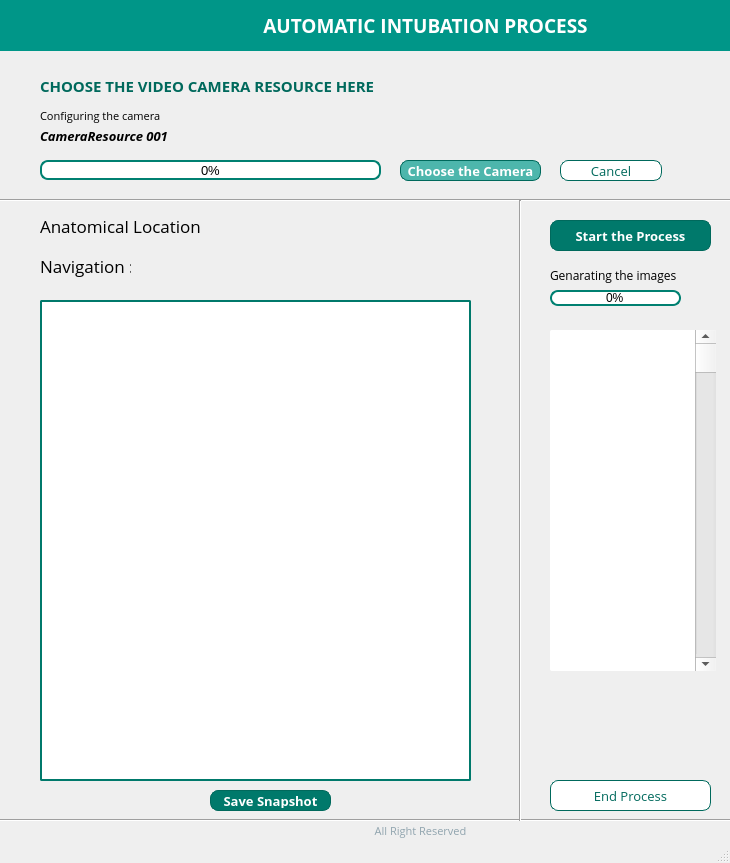
<?xml version="1.0" encoding="UTF-8"?>
<ui version="4.0">
 <class>autoWindow</class>
 <widget class="QMainWindow" name="autoWindow">
  <property name="geometry">
   <rect>
    <x>0</x>
    <y>0</y>
    <width>730</width>
    <height>863</height>
   </rect>
  </property>
  <property name="windowTitle">
   <string>Automatic Intubation</string>
  </property>
  <widget class="QWidget" name="centralwidget">
   <widget class="QLabel" name="label_4">
    <property name="geometry">
     <rect>
      <x>40</x>
      <y>120</y>
      <width>171</width>
      <height>31</height>
     </rect>
    </property>
    <property name="font">
     <font>
      <family>Open Sans</family>
      <pointsize>10</pointsize>
      <weight>75</weight>
      <italic>true</italic>
      <bold>true</bold>
     </font>
    </property>
    <property name="text">
     <string>CameraResource 001</string>
    </property>
   </widget>
   <widget class="QGraphicsView" name="viewTubeLocation">
    <property name="geometry">
     <rect>
      <x>40</x>
      <y>300</y>
      <width>431</width>
      <height>481</height>
     </rect>
    </property>
    <property name="styleSheet">
     <string notr="true">QGraphicsView
{
    color: #fff;
    background-color: #fff;
    border-width:2px;
    border-color: #00796B;
    border-style: solid;
    border-radius: 2px;
}
</string>
    </property>
   </widget>
   <widget class="QPushButton" name="btnCancel">
    <property name="geometry">
     <rect>
      <x>560</x>
      <y>160</y>
      <width>102</width>
      <height>21</height>
     </rect>
    </property>
    <property name="palette">
     <palette>
      <active>
       <colorrole role="WindowText">
        <brush brushstyle="SolidPattern">
         <color alpha="255">
          <red>0</red>
          <green>105</green>
          <blue>92</blue>
         </color>
        </brush>
       </colorrole>
       <colorrole role="Button">
        <brush brushstyle="SolidPattern">
         <color alpha="255">
          <red>255</red>
          <green>255</green>
          <blue>255</blue>
         </color>
        </brush>
       </colorrole>
       <colorrole role="Text">
        <brush brushstyle="SolidPattern">
         <color alpha="255">
          <red>0</red>
          <green>105</green>
          <blue>92</blue>
         </color>
        </brush>
       </colorrole>
       <colorrole role="ButtonText">
        <brush brushstyle="SolidPattern">
         <color alpha="255">
          <red>0</red>
          <green>105</green>
          <blue>92</blue>
         </color>
        </brush>
       </colorrole>
       <colorrole role="Base">
        <brush brushstyle="SolidPattern">
         <color alpha="255">
          <red>255</red>
          <green>255</green>
          <blue>255</blue>
         </color>
        </brush>
       </colorrole>
       <colorrole role="Window">
        <brush brushstyle="SolidPattern">
         <color alpha="255">
          <red>255</red>
          <green>255</green>
          <blue>255</blue>
         </color>
        </brush>
       </colorrole>
      </active>
      <inactive>
       <colorrole role="WindowText">
        <brush brushstyle="SolidPattern">
         <color alpha="255">
          <red>0</red>
          <green>105</green>
          <blue>92</blue>
         </color>
        </brush>
       </colorrole>
       <colorrole role="Button">
        <brush brushstyle="SolidPattern">
         <color alpha="255">
          <red>255</red>
          <green>255</green>
          <blue>255</blue>
         </color>
        </brush>
       </colorrole>
       <colorrole role="Text">
        <brush brushstyle="SolidPattern">
         <color alpha="255">
          <red>0</red>
          <green>105</green>
          <blue>92</blue>
         </color>
        </brush>
       </colorrole>
       <colorrole role="ButtonText">
        <brush brushstyle="SolidPattern">
         <color alpha="255">
          <red>0</red>
          <green>105</green>
          <blue>92</blue>
         </color>
        </brush>
       </colorrole>
       <colorrole role="Base">
        <brush brushstyle="SolidPattern">
         <color alpha="255">
          <red>255</red>
          <green>255</green>
          <blue>255</blue>
         </color>
        </brush>
       </colorrole>
       <colorrole role="Window">
        <brush brushstyle="SolidPattern">
         <color alpha="255">
          <red>255</red>
          <green>255</green>
          <blue>255</blue>
         </color>
        </brush>
       </colorrole>
      </inactive>
      <disabled>
       <colorrole role="WindowText">
        <brush brushstyle="SolidPattern">
         <color alpha="255">
          <red>120</red>
          <green>120</green>
          <blue>120</blue>
         </color>
        </brush>
       </colorrole>
       <colorrole role="Button">
        <brush brushstyle="SolidPattern">
         <color alpha="255">
          <red>255</red>
          <green>255</green>
          <blue>255</blue>
         </color>
        </brush>
       </colorrole>
       <colorrole role="Text">
        <brush brushstyle="SolidPattern">
         <color alpha="255">
          <red>120</red>
          <green>120</green>
          <blue>120</blue>
         </color>
        </brush>
       </colorrole>
       <colorrole role="ButtonText">
        <brush brushstyle="SolidPattern">
         <color alpha="255">
          <red>120</red>
          <green>120</green>
          <blue>120</blue>
         </color>
        </brush>
       </colorrole>
       <colorrole role="Base">
        <brush brushstyle="SolidPattern">
         <color alpha="255">
          <red>255</red>
          <green>255</green>
          <blue>255</blue>
         </color>
        </brush>
       </colorrole>
       <colorrole role="Window">
        <brush brushstyle="SolidPattern">
         <color alpha="255">
          <red>255</red>
          <green>255</green>
          <blue>255</blue>
         </color>
        </brush>
       </colorrole>
      </disabled>
     </palette>
    </property>
    <property name="font">
     <font>
      <family>Open Sans</family>
      <pointsize>10</pointsize>
     </font>
    </property>
    <property name="styleSheet">
     <string notr="true">QPushButton
{
    background-color: #ffffff;
    border-width:1px;
    border-color: #00695C;
    border-style: solid;
    border-radius: 8px;
    padding: 2px;
    padding-left: 5px;
    padding-right: 5px;
}</string>
    </property>
    <property name="text">
     <string>Cancel</string>
    </property>
   </widget>
   <widget class="QLabel" name="label_7">
    <property name="geometry">
     <rect>
      <x>550</x>
      <y>260</y>
      <width>141</width>
      <height>31</height>
     </rect>
    </property>
    <property name="font">
     <font>
      <family>Open Sans</family>
      <pointsize>9</pointsize>
      <weight>50</weight>
      <bold>false</bold>
     </font>
    </property>
    <property name="text">
     <string>Genarating the images</string>
    </property>
   </widget>
   <widget class="Line" name="line_3">
    <property name="geometry">
     <rect>
      <x>0</x>
      <y>800</y>
      <width>841</width>
      <height>41</height>
     </rect>
    </property>
    <property name="orientation">
     <enum>Qt::Horizontal</enum>
    </property>
   </widget>
   <widget class="Line" name="line_2">
    <property name="geometry">
     <rect>
      <x>0</x>
      <y>190</y>
      <width>771</width>
      <height>21</height>
     </rect>
    </property>
    <property name="orientation">
     <enum>Qt::Horizontal</enum>
    </property>
   </widget>
   <widget class="QLabel" name="label_8">
    <property name="geometry">
     <rect>
      <x>0</x>
      <y>820</y>
      <width>841</width>
      <height>21</height>
     </rect>
    </property>
    <property name="font">
     <font>
      <family>Open Sans</family>
      <pointsize>8</pointsize>
      <weight>50</weight>
      <bold>false</bold>
     </font>
    </property>
    <property name="styleSheet">
     <string notr="true"> QLabel {
 
   color:#90A4AE;
 }</string>
    </property>
    <property name="text">
     <string>All Right Reserved</string>
    </property>
    <property name="alignment">
     <set>Qt::AlignCenter</set>
    </property>
    <property name="margin">
     <number>0</number>
    </property>
   </widget>
   <widget class="QLabel" name="label_3">
    <property name="geometry">
     <rect>
      <x>0</x>
      <y>0</y>
      <width>851</width>
      <height>51</height>
     </rect>
    </property>
    <property name="font">
     <font>
      <family>Open Sans</family>
      <pointsize>14</pointsize>
      <weight>75</weight>
      <bold>true</bold>
     </font>
    </property>
    <property name="styleSheet">
     <string notr="true"> QLabel {
   background: #009688;
   color:#fff;
 }</string>
    </property>
    <property name="text">
     <string>AUTOMATIC INTUBATION PROCESS</string>
    </property>
    <property name="alignment">
     <set>Qt::AlignCenter</set>
    </property>
    <property name="margin">
     <number>0</number>
    </property>
   </widget>
   <widget class="QPushButton" name="btnStartProcess">
    <property name="enabled">
     <bool>true</bool>
    </property>
    <property name="geometry">
     <rect>
      <x>550</x>
      <y>220</y>
      <width>161</width>
      <height>31</height>
     </rect>
    </property>
    <property name="font">
     <font>
      <family>Open Sans</family>
      <pointsize>10</pointsize>
      <weight>75</weight>
      <bold>true</bold>
     </font>
    </property>
    <property name="styleSheet">
     <string notr="true">QPushButton
{
    color: #fff;
    background-color: #00796B;
    border-width:1px;
    border-color: #00695C;
    border-style: solid;
    border-radius: 8px;
    padding: 2px;
    padding-left: 5px;
    padding-right: 5px;
}



QPushButton:hover
{
    background-color: QLinearGradient( x1: 0, y1: 0, x2: 0, y2: 1, stop: 0 #018175, stop: 0.1 #018175, stop: 0.5 #018175, stop: 0.9 #018175, stop: 1 #018175);
}

QPushButton:pressed
{
   background-color: QLinearGradient( x1: 0, y1: 0, x2: 0, y2: 1, stop: 0 #02695F, stop: 0.1 #02695F, stop: 0.5 #02695F, stop: 0.9 #02695F, stop: 1 #02695F);
}</string>
    </property>
    <property name="text">
     <string>Start the Process</string>
    </property>
   </widget>
   <widget class="QProgressBar" name="progressBarAuto">
    <property name="geometry">
     <rect>
      <x>40</x>
      <y>160</y>
      <width>341</width>
      <height>20</height>
     </rect>
    </property>
    <property name="font">
     <font>
      <pointsize>10</pointsize>
     </font>
    </property>
    <property name="styleSheet">
     <string notr="true">QProgressBar
{
    background-color: #ffffff;
    border-width:2px;
    border-color: #008071;
    border-style: solid;
    border-radius: 8px;
	text-align: center;
}

QProgressBar::chunk {
     background-color: #4DB6AC;
     width: 24%;
 }</string>
    </property>
    <property name="value">
     <number>0</number>
    </property>
   </widget>
   <widget class="QPushButton" name="btnEndProcess">
    <property name="geometry">
     <rect>
      <x>550</x>
      <y>780</y>
      <width>161</width>
      <height>31</height>
     </rect>
    </property>
    <property name="palette">
     <palette>
      <active>
       <colorrole role="WindowText">
        <brush brushstyle="SolidPattern">
         <color alpha="255">
          <red>0</red>
          <green>105</green>
          <blue>92</blue>
         </color>
        </brush>
       </colorrole>
       <colorrole role="Button">
        <brush brushstyle="SolidPattern">
         <color alpha="255">
          <red>255</red>
          <green>255</green>
          <blue>255</blue>
         </color>
        </brush>
       </colorrole>
       <colorrole role="Text">
        <brush brushstyle="SolidPattern">
         <color alpha="255">
          <red>0</red>
          <green>105</green>
          <blue>92</blue>
         </color>
        </brush>
       </colorrole>
       <colorrole role="ButtonText">
        <brush brushstyle="SolidPattern">
         <color alpha="255">
          <red>0</red>
          <green>105</green>
          <blue>92</blue>
         </color>
        </brush>
       </colorrole>
       <colorrole role="Base">
        <brush brushstyle="SolidPattern">
         <color alpha="255">
          <red>255</red>
          <green>255</green>
          <blue>255</blue>
         </color>
        </brush>
       </colorrole>
       <colorrole role="Window">
        <brush brushstyle="SolidPattern">
         <color alpha="255">
          <red>255</red>
          <green>255</green>
          <blue>255</blue>
         </color>
        </brush>
       </colorrole>
      </active>
      <inactive>
       <colorrole role="WindowText">
        <brush brushstyle="SolidPattern">
         <color alpha="255">
          <red>0</red>
          <green>105</green>
          <blue>92</blue>
         </color>
        </brush>
       </colorrole>
       <colorrole role="Button">
        <brush brushstyle="SolidPattern">
         <color alpha="255">
          <red>255</red>
          <green>255</green>
          <blue>255</blue>
         </color>
        </brush>
       </colorrole>
       <colorrole role="Text">
        <brush brushstyle="SolidPattern">
         <color alpha="255">
          <red>0</red>
          <green>105</green>
          <blue>92</blue>
         </color>
        </brush>
       </colorrole>
       <colorrole role="ButtonText">
        <brush brushstyle="SolidPattern">
         <color alpha="255">
          <red>0</red>
          <green>105</green>
          <blue>92</blue>
         </color>
        </brush>
       </colorrole>
       <colorrole role="Base">
        <brush brushstyle="SolidPattern">
         <color alpha="255">
          <red>255</red>
          <green>255</green>
          <blue>255</blue>
         </color>
        </brush>
       </colorrole>
       <colorrole role="Window">
        <brush brushstyle="SolidPattern">
         <color alpha="255">
          <red>255</red>
          <green>255</green>
          <blue>255</blue>
         </color>
        </brush>
       </colorrole>
      </inactive>
      <disabled>
       <colorrole role="WindowText">
        <brush brushstyle="SolidPattern">
         <color alpha="255">
          <red>120</red>
          <green>120</green>
          <blue>120</blue>
         </color>
        </brush>
       </colorrole>
       <colorrole role="Button">
        <brush brushstyle="SolidPattern">
         <color alpha="255">
          <red>255</red>
          <green>255</green>
          <blue>255</blue>
         </color>
        </brush>
       </colorrole>
       <colorrole role="Text">
        <brush brushstyle="SolidPattern">
         <color alpha="255">
          <red>120</red>
          <green>120</green>
          <blue>120</blue>
         </color>
        </brush>
       </colorrole>
       <colorrole role="ButtonText">
        <brush brushstyle="SolidPattern">
         <color alpha="255">
          <red>120</red>
          <green>120</green>
          <blue>120</blue>
         </color>
        </brush>
       </colorrole>
       <colorrole role="Base">
        <brush brushstyle="SolidPattern">
         <color alpha="255">
          <red>255</red>
          <green>255</green>
          <blue>255</blue>
         </color>
        </brush>
       </colorrole>
       <colorrole role="Window">
        <brush brushstyle="SolidPattern">
         <color alpha="255">
          <red>255</red>
          <green>255</green>
          <blue>255</blue>
         </color>
        </brush>
       </colorrole>
      </disabled>
     </palette>
    </property>
    <property name="font">
     <font>
      <family>Open Sans</family>
      <pointsize>10</pointsize>
     </font>
    </property>
    <property name="styleSheet">
     <string notr="true">QPushButton
{
    background-color: #ffffff;
    border-width:1px;
    border-color: #00695C;
    border-style: solid;
    border-radius: 8px;
    padding: 2px;
    padding-left: 5px;
    padding-right: 5px;
}</string>
    </property>
    <property name="text">
     <string>End Process</string>
    </property>
   </widget>
   <widget class="Line" name="line_4">
    <property name="geometry">
     <rect>
      <x>510</x>
      <y>200</y>
      <width>20</width>
      <height>621</height>
     </rect>
    </property>
    <property name="orientation">
     <enum>Qt::Vertical</enum>
    </property>
   </widget>
   <widget class="QPushButton" name="btnChooseCamera">
    <property name="enabled">
     <bool>true</bool>
    </property>
    <property name="geometry">
     <rect>
      <x>400</x>
      <y>160</y>
      <width>141</width>
      <height>21</height>
     </rect>
    </property>
    <property name="font">
     <font>
      <family>Open Sans</family>
      <pointsize>10</pointsize>
      <weight>75</weight>
      <bold>true</bold>
     </font>
    </property>
    <property name="styleSheet">
     <string notr="true">QPushButton
{
    color: #fff;
    background-color: #4DB6AC;
    border-width:1px;
    border-color: #00695C;
    border-style: solid;
    border-radius: 8px;
    padding: 2px;
    padding-left: 5px;
    padding-right: 5px;
}



QPushButton:hover
{
    background-color: QLinearGradient( x1: 0, y1: 0, x2: 0, y2: 1, stop: 0 #018175, stop: 0.1 #018175, stop: 0.5 #018175, stop: 0.9 #018175, stop: 1 #018175);
}

QPushButton:pressed
{
   background-color: QLinearGradient( x1: 0, y1: 0, x2: 0, y2: 1, stop: 0 #02695F, stop: 0.1 #02695F, stop: 0.5 #02695F, stop: 0.9 #02695F, stop: 1 #02695F);
}</string>
    </property>
    <property name="text">
     <string>Choose the Camera</string>
    </property>
   </widget>
   <widget class="QProgressBar" name="progressBarSnaps">
    <property name="geometry">
     <rect>
      <x>550</x>
      <y>290</y>
      <width>131</width>
      <height>16</height>
     </rect>
    </property>
    <property name="font">
     <font>
      <pointsize>9</pointsize>
     </font>
    </property>
    <property name="styleSheet">
     <string notr="true">QProgressBar
{
    background-color: #ffffff;
    border-width:2px;
    border-color: #008071;
    border-style: solid;
    border-radius: 8px;
	text-align: center;
}

QProgressBar::chunk {
     background-color: #4DB6AC;
     width: 24%;
 }</string>
    </property>
    <property name="value">
     <number>0</number>
    </property>
   </widget>
   <widget class="QGraphicsView" name="graphicsViewSavedSnaps">
    <property name="geometry">
     <rect>
      <x>550</x>
      <y>330</y>
      <width>161</width>
      <height>341</height>
     </rect>
    </property>
    <property name="styleSheet">
     <string notr="true">QGraphicsView
{
    color: #fff;
    background-color: #fff;
    border-width:0px;
    border-color: #00796B;
    border-style: solid;
    border-radius: 2px;
}
</string>
    </property>
   </widget>
   <widget class="QLabel" name="label_2">
    <property name="geometry">
     <rect>
      <x>40</x>
      <y>70</y>
      <width>421</width>
      <height>31</height>
     </rect>
    </property>
    <property name="font">
     <font>
      <family>Open Sans</family>
      <pointsize>11</pointsize>
      <weight>75</weight>
      <italic>false</italic>
      <bold>true</bold>
     </font>
    </property>
    <property name="styleSheet">
     <string notr="true"> QLabel {
   color:#00695C;
 }
</string>
    </property>
    <property name="text">
     <string>CHOOSE THE VIDEO CAMERA RESOURCE HERE</string>
    </property>
   </widget>
   <widget class="QLabel" name="label">
    <property name="geometry">
     <rect>
      <x>40</x>
      <y>100</y>
      <width>141</width>
      <height>31</height>
     </rect>
    </property>
    <property name="font">
     <font>
      <family>Open Sans</family>
      <pointsize>8</pointsize>
      <weight>50</weight>
      <bold>false</bold>
     </font>
    </property>
    <property name="text">
     <string>Configuring the camera</string>
    </property>
   </widget>
   <widget class="QPushButton" name="btnSaveSnaps">
    <property name="enabled">
     <bool>true</bool>
    </property>
    <property name="geometry">
     <rect>
      <x>210</x>
      <y>790</y>
      <width>121</width>
      <height>21</height>
     </rect>
    </property>
    <property name="font">
     <font>
      <family>Open Sans</family>
      <pointsize>10</pointsize>
      <weight>75</weight>
      <bold>true</bold>
     </font>
    </property>
    <property name="styleSheet">
     <string notr="true">QPushButton
{
    color: #fff;
    background-color: #00796B;
    border-width:1px;
    border-color: #00695C;
    border-style: solid;
    border-radius: 8px;
    padding: 2px;
    padding-left: 5px;
    padding-right: 5px;
}



QPushButton:hover
{
    background-color: QLinearGradient( x1: 0, y1: 0, x2: 0, y2: 1, stop: 0 #018175, stop: 0.1 #018175, stop: 0.5 #018175, stop: 0.9 #018175, stop: 1 #018175);
}

QPushButton:pressed
{
   background-color: QLinearGradient( x1: 0, y1: 0, x2: 0, y2: 1, stop: 0 #02695F, stop: 0.1 #02695F, stop: 0.5 #02695F, stop: 0.9 #02695F, stop: 1 #02695F);
}</string>
    </property>
    <property name="text">
     <string>Save Snapshot</string>
    </property>
   </widget>
   <widget class="QLabel" name="lblLoadImage">
    <property name="geometry">
     <rect>
      <x>40</x>
      <y>300</y>
      <width>431</width>
      <height>481</height>
     </rect>
    </property>
    <property name="frameShape">
     <enum>QFrame::NoFrame</enum>
    </property>
    <property name="text">
     <string/>
    </property>
   </widget>
   <widget class="QLabel" name="lblLandmark">
    <property name="geometry">
     <rect>
      <x>40</x>
      <y>210</y>
      <width>161</width>
      <height>31</height>
     </rect>
    </property>
    <property name="font">
     <font>
      <family>Open Sans</family>
      <pointsize>13</pointsize>
      <weight>50</weight>
      <italic>false</italic>
      <bold>false</bold>
     </font>
    </property>
    <property name="text">
     <string>Anatomical Location :</string>
    </property>
   </widget>
   <widget class="QLabel" name="lblNavigationTopic">
    <property name="geometry">
     <rect>
      <x>40</x>
      <y>250</y>
      <width>91</width>
      <height>31</height>
     </rect>
    </property>
    <property name="font">
     <font>
      <family>Open Sans</family>
      <pointsize>13</pointsize>
      <weight>50</weight>
      <italic>false</italic>
      <bold>false</bold>
     </font>
    </property>
    <property name="text">
     <string>Navigation :</string>
    </property>
   </widget>
   <widget class="QLabel" name="lblTubePosition">
    <property name="geometry">
     <rect>
      <x>210</x>
      <y>210</y>
      <width>191</width>
      <height>31</height>
     </rect>
    </property>
    <property name="font">
     <font>
      <family>Open Sans</family>
      <pointsize>15</pointsize>
      <weight>75</weight>
      <italic>false</italic>
      <bold>true</bold>
     </font>
    </property>
    <property name="text">
     <string/>
    </property>
   </widget>
   <widget class="QLabel" name="lblNavigation">
    <property name="geometry">
     <rect>
      <x>140</x>
      <y>250</y>
      <width>361</width>
      <height>31</height>
     </rect>
    </property>
    <property name="font">
     <font>
      <family>Open Sans</family>
      <pointsize>15</pointsize>
      <weight>75</weight>
      <italic>false</italic>
      <bold>true</bold>
     </font>
    </property>
    <property name="text">
     <string/>
    </property>
   </widget>
   <widget class="QScrollBar" name="verticalScrollBar_2">
    <property name="geometry">
     <rect>
      <x>695</x>
      <y>330</y>
      <width>21</width>
      <height>341</height>
     </rect>
    </property>
    <property name="orientation">
     <enum>Qt::Vertical</enum>
    </property>
   </widget>
  </widget>
  <widget class="QStatusBar" name="statusbar"/>
 </widget>
 <resources/>
 <connections/>
</ui>
